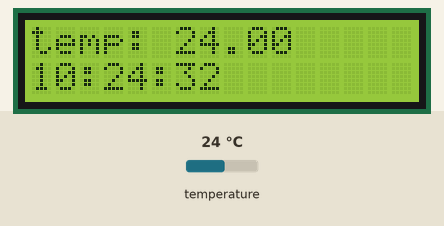
Recording of a sketch running on a simulated ESP8266 (NodeMCU). On the bench: 16×2 character LCD. The test bench sets the inputs (shaded band); at power-on: temperature 24 °C. WiFi joins after 1.5 s; servers stay silent unless stated; network time is answered at once with the bench clock; the local clock reads 2024-03-15 10:24:30 at power-on unless the sketch sets it; not simulated (calls return 0 or success): WifiConfiguration.h; what the sketch prints to the serial monitor is not drawn.

Above: at 2.9 s.
3.0 s: temperature set to 12 °C
At 3.5 s:
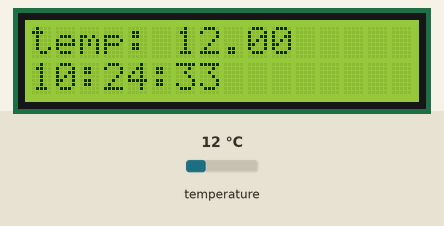
6.1 s: temperature set to 19 °C
At 7.3 s:
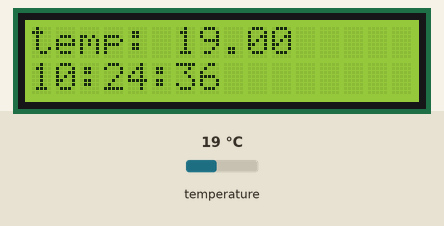
9.1 s: temperature set to 28 °C
At 10.2 s:
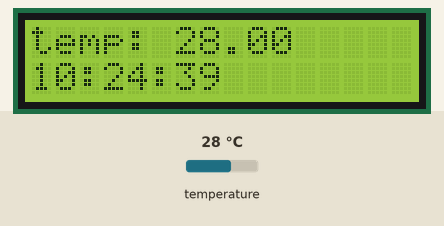
Timing chart, 0 to 12.1 s (numbered marks = the images above; inputs shaded):
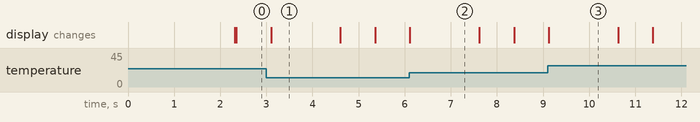

The sketch:

clock.ino
```cpp
/*
    This sketch establishes a TCP connection to a "quote of the day" service.
    It sends a "hello" message, and then prints received data.
*/

#include <ESP8266WiFi.h>
#include <ESP8266WebServer.h>
#include "WifiConfiguration.h"
#include <NTPClient.h>
#include <WiFiUdp.h>
#include <DS18B20.h>
#include <LiquidCrystal.h>
LiquidCrystal lcd(16, 5, 4, 0, 2, 14);

#ifndef STASSID
#define STASSID ""
#define STAPSK ""
#endif

const char *ssid = STASSID;
const char *password = STAPSK;
const uint8_t thermometerPin = 12; // GPIO 12  (D7)
uint8_t thermometer186Adr[8] = {40, 83, 73, 254, 160, 33, 1, 186};
uint8_t thermometer228Adr[8] = {40, 5, 156, 5, 161, 33, 1, 228};
DS18B20 ds(thermometerPin);
ESP8266WebServer server(80);

const int utcOffsetInSeconds = 3600;
WiFiUDP ntpUDP;
NTPClient timeClient(ntpUDP, "pool.ntp.org", utcOffsetInSeconds, 45000);
float get186Temp()
{
  float result = ds.getTempC();
  Serial.print("Temperature on 186: ");
  Serial.println(result);
  return result;
}
void setup()
{
  ds.select(thermometer228Adr);
  lcd.begin(16, 2); // Deklaracja typu
  Serial.begin(115200);
  // We start by connecting to a WiFi network

  Serial.println();
  Serial.println();
  Serial.print("Connecting to ");
  Serial.println(ssid);

  /* Explicitly set the ESP8266 to be a WiFi-client, otherwise, it by default,
     would try to act as both a client and an access-point and could cause
     network-issues with your other WiFi-devices on your WiFi-network. */
  WiFi.mode(WIFI_STA);
  WiFi.begin(ssid, password);

  while (WiFi.status() != WL_CONNECTED)
  {
    delay(500);
    Serial.print(".");
  }

  Serial.println("");
  Serial.println("WiFi connected");
  Serial.println("IP address: ");
  Serial.println(WiFi.localIP());
  server.on("/", handle_index);
  server.begin();
  timeClient.begin();
}
void loop()
{

  server.handleClient();
  String temp = "temp: ";
  temp = temp + get186Temp();
  lcd.setCursor(0, 0); // Ustawienie kursora
  lcd.print(temp);     // Wyświetlenie tekstu
  lcd.setCursor(0, 1); // Ustawienie kursora
  timeClient.update();
  String time = timeClient.getFormattedTime();
  lcd.print(time); // Wyświetlenie tekstu
}

void handle_index()
{
  sendResponseToClient();
}

void handle_temperature()
{
  String temp = "temp: ";
  temp = temp + get186Temp();
  server.send(200, "text/html", temp);
}

void sendResponseToClient()
{
  String pageContent =
      "<br><br> 186 tehermometere temp : ";
  pageContent = pageContent + get186Temp();
  server.send(200, "text/html", pageContent);
}
```

Measured:
- what the display in image 1 shows lasts 1.5 s, from 3.1 s to 4.6 s
